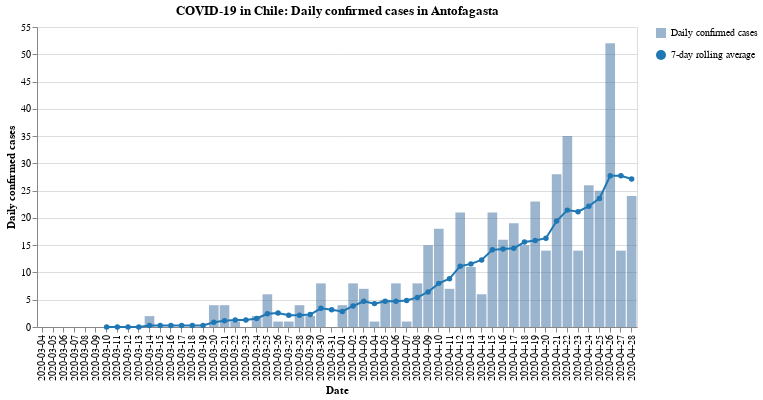

The cell this chart's notebook holds for it:
### Code cell
#hide_input
bars, line = my_cases_plot(region)
(bars + line).properties(
    title=f'COVID-19 in Chile: Daily confirmed cases in {region}',
    width=600
)

### Figure 1 — Vega-Lite specification as saved in the notebook (floating-point values rounded to 4 significant figures)
{"config": {"view": {"continuousWidth": 400, "continuousHeight": 300}}, "layer": [{"mark": {"type": "bar", "opacity": 0.7}, "encoding": {"opacity": {"type": "nominal", "field": "Daily confirmed cases", "legend": {"title": ""}}, "tooltip": [{"type": "nominal", "field": "Date"}, {"type": "quantitative", "field": "Confirmed cases"}], "x": {"type": "nominal", "axis": {"title": "Date"}, "field": "Date"}, "y": {"type": "quantitative", "axis": {"title": "Daily confirmed cases"}, "field": "Confirmed cases"}}}, {"mark": {"type": "line", "color": "#1f77b4", "point": {"filled": true, "fill": "#1f77b4"}}, "encoding": {"shape": {"type": "nominal", "field": "7-day rolling average", "legend": {"title": ""}}, "x": {"type": "nominal", "axis": {"title": "Date"}, "field": "Date"}, "y": {"type": "quantitative", "field": "Rolling"}}}], "data": {"name": "data-d3479d235f36943b89abd79c1fe72eec"}, "title": "COVID-19 in Chile: Daily confirmed cases in Antofagasta", "width": 600, "$schema": "https://vega.github.io/schema/vega-lite/v4.8.1.json", "datasets": {"data-d3479d235f36943b89abd79c1fe72eec": [{"Date": "2020-03-04", "Confirmed cases": 0, "Rolling": null, "Daily confirmed cases": "Daily confirmed cases", "7-day rolling average": "7-day rolling average"}, {"Date": "2020-03-05", "Confirmed cases": 0, "Rolling": null, "Daily confirmed cases": "Daily confirmed cases", "7-day rolling average": "7-day rolling average"}, {"Date": "2020-03-06", "Confirmed cases": 0, "Rolling": null, "Daily confirmed cases": "Daily confirmed cases", "7-day rolling average": "7-day rolling average"}, {"Date": "2020-03-07", "Confirmed cases": 0, "Rolling": null, "Daily confirmed cases": "Daily confirmed cases", "7-day rolling average": "7-day rolling average"}, {"Date": "2020-03-08", "Confirmed cases": 0, "Rolling": null, "Daily confirmed cases": "Daily confirmed cases", "7-day rolling average": "7-day rolling average"}, {"Date": "2020-03-09", "Confirmed cases": 0, "Rolling": null, "Daily confirmed cases": "Daily confirmed cases", "7-day rolling average": "7-day rolling average"}, {"Date": "2020-03-10", "Confirmed cases": 0, "Rolling": 0.0, "Daily confirmed cases": "Daily confirmed cases", "7-day rolling average": "7-day rolling average"}, {"Date": "2020-03-11", "Confirmed cases": 0, "Rolling": 0.0, "Daily confirmed cases": "Daily confirmed cases", "7-day rolling average": "7-day rolling average"}, {"Date": "2020-03-12", "Confirmed cases": 0, "Rolling": 0.0, "Daily confirmed cases": "Daily confirmed cases", "7-day rolling average": "7-day rolling average"}, {"Date": "2020-03-13", "Confirmed cases": 0, "Rolling": 0.0, "Daily confirmed cases": "Daily confirmed cases", "7-day rolling average": "7-day rolling average"}, {"Date": "2020-03-14", "Confirmed cases": 2, "Rolling": 0.2857, "Daily confirmed cases": "Daily confirmed cases", "7-day rolling average": "7-day rolling average"}, {"Date": "2020-03-15", "Confirmed cases": 0, "Rolling": 0.2857, "Daily confirmed cases": "Daily confirmed cases", "7-day rolling average": "7-day rolling average"}, {"Date": "2020-03-16", "Confirmed cases": 0, "Rolling": 0.2857, "Daily confirmed cases": "Daily confirmed cases", "7-day rolling average": "7-day rolling average"}, {"Date": "2020-03-17", "Confirmed cases": 0, "Rolling": 0.2857, "Daily confirmed cases": "Daily confirmed cases", "7-day rolling average": "7-day rolling average"}, {"Date": "2020-03-18", "Confirmed cases": 0, "Rolling": 0.2857, "Daily confirmed cases": "Daily confirmed cases", "7-day rolling average": "7-day rolling average"}, {"Date": "2020-03-19", "Confirmed cases": 0, "Rolling": 0.2857, "Daily confirmed cases": "Daily confirmed cases", "7-day rolling average": "7-day rolling average"}, {"Date": "2020-03-20", "Confirmed cases": 4, "Rolling": 0.8571, "Daily confirmed cases": "Daily confirmed cases", "7-day rolling average": "7-day rolling average"}, {"Date": "2020-03-21", "Confirmed cases": 4, "Rolling": 1.143, "Daily confirmed cases": "Daily confirmed cases", "7-day rolling average": "7-day rolling average"}, {"Date": "2020-03-22", "Confirmed cases": 1, "Rolling": 1.286, "Daily confirmed cases": "Daily confirmed cases", "7-day rolling average": "7-day rolling average"}, {"Date": "2020-03-23", "Confirmed cases": 0, "Rolling": 1.286, "Daily confirmed cases": "Daily confirmed cases", "7-day rolling average": "7-day rolling average"}, {"Date": "2020-03-24", "Confirmed cases": 2, "Rolling": 1.571, "Daily confirmed cases": "Daily confirmed cases", "7-day rolling average": "7-day rolling average"}, {"Date": "2020-03-25", "Confirmed cases": 6, "Rolling": 2.429, "Daily confirmed cases": "Daily confirmed cases", "7-day rolling average": "7-day rolling average"}, {"Date": "2020-03-26", "Confirmed cases": 1, "Rolling": 2.571, "Daily confirmed cases": "Daily confirmed cases", "7-day rolling average": "7-day rolling average"}, {"Date": "2020-03-27", "Confirmed cases": 1, "Rolling": 2.143, "Daily confirmed cases": "Daily confirmed cases", "7-day rolling average": "7-day rolling average"}, {"Date": "2020-03-28", "Confirmed cases": 4, "Rolling": 2.143, "Daily confirmed cases": "Daily confirmed cases", "7-day rolling average": "7-day rolling average"}, {"Date": "2020-03-29", "Confirmed cases": 2, "Rolling": 2.286, "Daily confirmed cases": "Daily confirmed cases", "7-day rolling average": "7-day rolling average"}, {"Date": "2020-03-30", "Confirmed cases": 8, "Rolling": 3.429, "Daily confirmed cases": "Daily confirmed cases", "7-day rolling average": "7-day rolling average"}, {"Date": "2020-03-31", "Confirmed cases": 0, "Rolling": 3.143, "Daily confirmed cases": "Daily confirmed cases", "7-day rolling average": "7-day rolling average"}, {"Date": "2020-04-01", "Confirmed cases": 4, "Rolling": 2.857, "Daily confirmed cases": "Daily confirmed cases", "7-day rolling average": "7-day rolling average"}, {"Date": "2020-04-02", "Confirmed cases": 8, "Rolling": 3.857, "Daily confirmed cases": "Daily confirmed cases", "7-day rolling average": "7-day rolling average"}, {"Date": "2020-04-03", "Confirmed cases": 7, "Rolling": 4.714, "Daily confirmed cases": "Daily confirmed cases", "7-day rolling average": "7-day rolling average"}, {"Date": "2020-04-04", "Confirmed cases": 1, "Rolling": 4.286, "Daily confirmed cases": "Daily confirmed cases", "7-day rolling average": "7-day rolling average"}, {"Date": "2020-04-05", "Confirmed cases": 5, "Rolling": 4.714, "Daily confirmed cases": "Daily confirmed cases", "7-day rolling average": "7-day rolling average"}, {"Date": "2020-04-06", "Confirmed cases": 8, "Rolling": 4.714, "Daily confirmed cases": "Daily confirmed cases", "7-day rolling average": "7-day rolling average"}, {"Date": "2020-04-07", "Confirmed cases": 1, "Rolling": 4.857, "Daily confirmed cases": "Daily confirmed cases", "7-day rolling average": "7-day rolling average"}, {"Date": "2020-04-08", "Confirmed cases": 8, "Rolling": 5.429, "Daily confirmed cases": "Daily confirmed cases", "7-day rolling average": "7-day rolling average"}, {"Date": "2020-04-09", "Confirmed cases": 15, "Rolling": 6.429, "Daily confirmed cases": "Daily confirmed cases", "7-day rolling average": "7-day rolling average"}, {"Date": "2020-04-10", "Confirmed cases": 18, "Rolling": 8.0, "Daily confirmed cases": "Daily confirmed cases", "7-day rolling average": "7-day rolling average"}, {"Date": "2020-04-11", "Confirmed cases": 7, "Rolling": 8.857, "Daily confirmed cases": "Daily confirmed cases", "7-day rolling average": "7-day rolling average"}, {"Date": "2020-04-12", "Confirmed cases": 21, "Rolling": 11.14, "Daily confirmed cases": "Daily confirmed cases", "7-day rolling average": "7-day rolling average"}, {"Date": "2020-04-13", "Confirmed cases": 11, "Rolling": 11.57, "Daily confirmed cases": "Daily confirmed cases", "7-day rolling average": "7-day rolling average"}, {"Date": "2020-04-14", "Confirmed cases": 6, "Rolling": 12.29, "Daily confirmed cases": "Daily confirmed cases", "7-day rolling average": "7-day rolling average"}, {"Date": "2020-04-15", "Confirmed cases": 21, "Rolling": 14.14, "Daily confirmed cases": "Daily confirmed cases", "7-day rolling average": "7-day rolling average"}, {"Date": "2020-04-16", "Confirmed cases": 16, "Rolling": 14.29, "Daily confirmed cases": "Daily confirmed cases", "7-day rolling average": "7-day rolling average"}, {"Date": "2020-04-17", "Confirmed cases": 19, "Rolling": 14.43, "Daily confirmed cases": "Daily confirmed cases", "7-day rolling average": "7-day rolling average"}, {"Date": "2020-04-18", "Confirmed cases": 15, "Rolling": 15.57, "Daily confirmed cases": "Daily confirmed cases", "7-day rolling average": "7-day rolling average"}, {"Date": "2020-04-19", "Confirmed cases": 23, "Rolling": 15.86, "Daily confirmed cases": "Daily confirmed cases", "7-day rolling average": "7-day rolling average"}, {"Date": "2020-04-20", "Confirmed cases": 14, "Rolling": 16.29, "Daily confirmed cases": "Daily confirmed cases", "7-day rolling average": "7-day rolling average"}, {"Date": "2020-04-21", "Confirmed cases": 28, "Rolling": 19.43, "Daily confirmed cases": "Daily confirmed cases", "7-day rolling average": "7-day rolling average"}, {"Date": "2020-04-22", "Confirmed cases": 35, "Rolling": 21.43, "Daily confirmed cases": "Daily confirmed cases", "7-day rolling average": "7-day rolling average"}, {"Date": "2020-04-23", "Confirmed cases": 14, "Rolling": 21.14, "Daily confirmed cases": "Daily confirmed cases", "7-day rolling average": "7-day rolling average"}, {"Date": "2020-04-24", "Confirmed cases": 26, "Rolling": 22.14, "Daily confirmed cases": "Daily confirmed cases", "7-day rolling average": "7-day rolling average"}, {"Date": "2020-04-25", "Confirmed cases": 25, "Rolling": 23.57, "Daily confirmed cases": "Daily confirmed cases", "7-day rolling average": "7-day rolling average"}, {"Date": "2020-04-26", "Confirmed cases": 52, "Rolling": 27.71, "Daily confirmed cases": "Daily confirmed cases", "7-day rolling average": "7-day rolling average"}, {"Date": "2020-04-27", "Confirmed cases": 14, "Rolling": 27.71, "Daily confirmed cases": "Daily confirmed cases", "7-day rolling average": "7-day rolling average"}, {"Date": "2020-04-28", "Confirmed cases": 24, "Rolling": 27.14, "Daily confirmed cases": "Daily confirmed cases", "7-day rolling average": "7-day rolling average"}]}}
